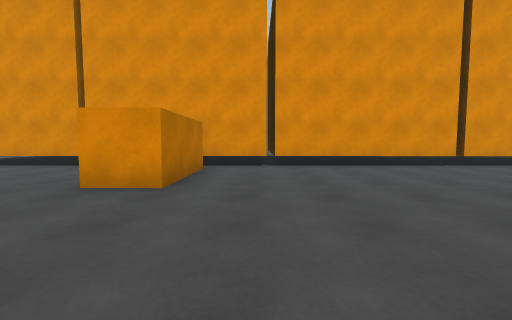
view 1 (above)

24 first-person views from a walk through a scene from a Unity 3-D project. The camera is 1.2 m above the floor, tilts 4° down and sees 90° across. Doors are open. The floor is counted in squares, 2 m on a side. Each view is taken from the middle of a square. On the plan, view 1 faces up. The plan holds only what a view shows up to about 9 squares ahead; the rest is blank. The place goes on beyond the plan. The player character is not drawn.

view 2
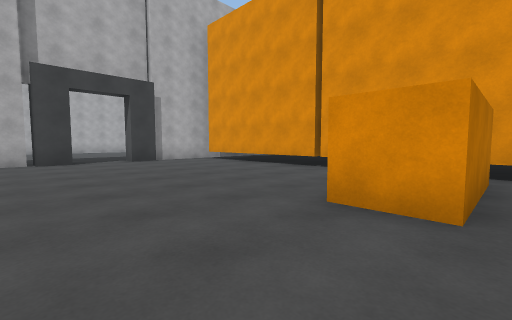

view 3
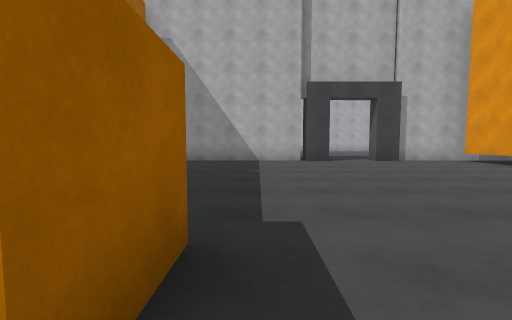

view 4
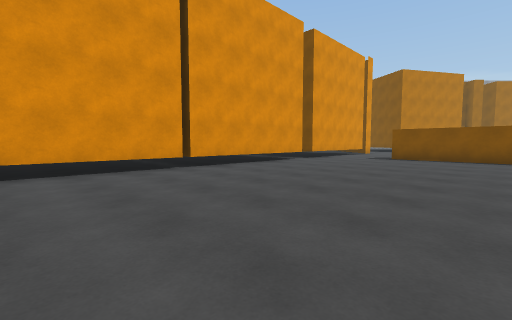

view 5
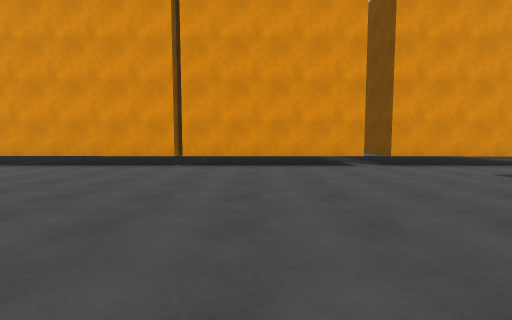

view 6
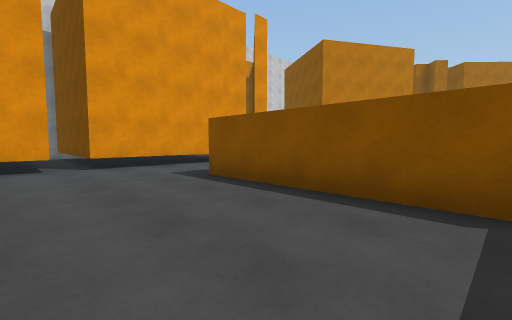

view 7
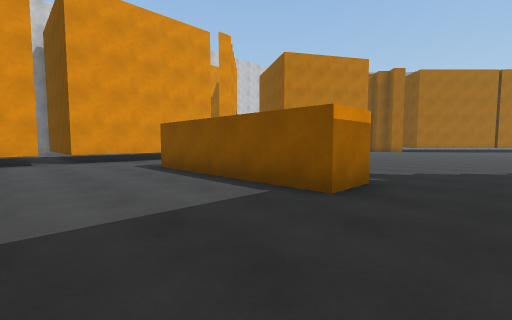

view 8
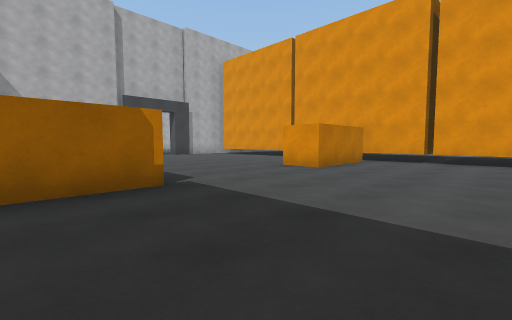

view 9
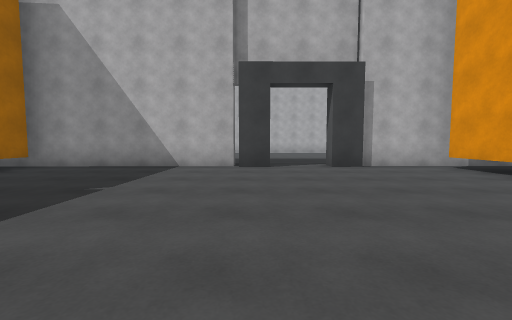

view 10
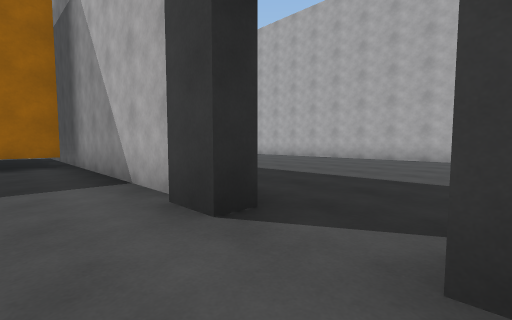

view 11
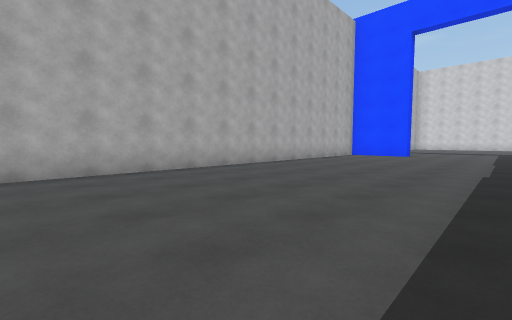

view 12
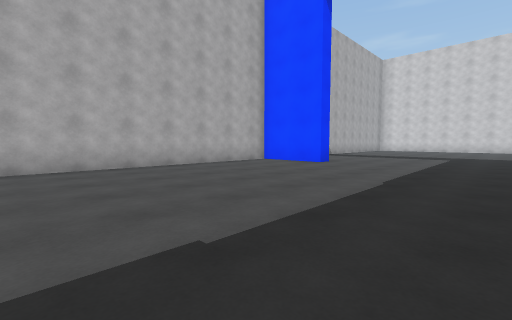

view 13
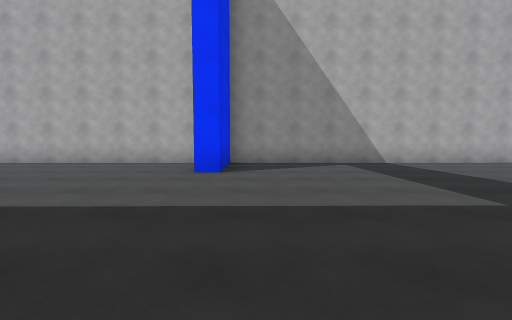

view 14
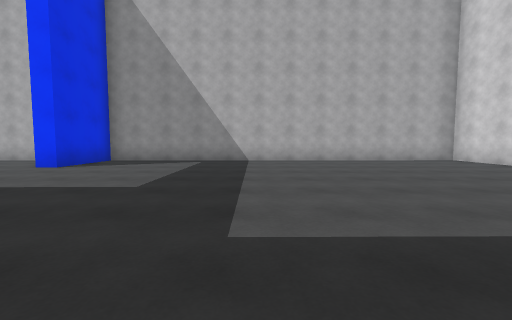

view 15
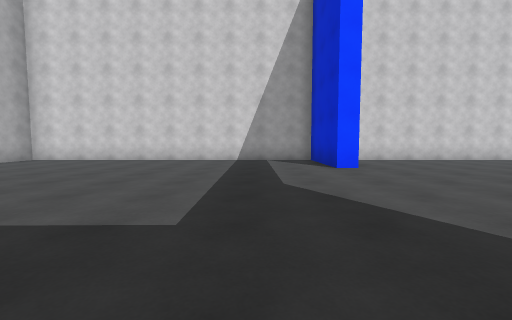

view 16
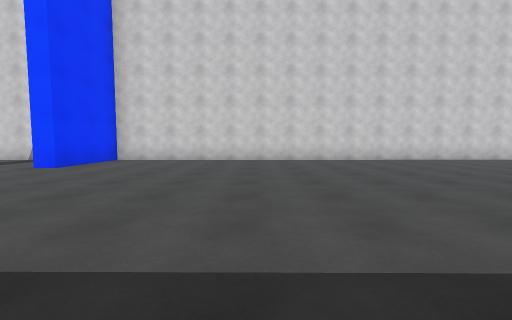

view 17
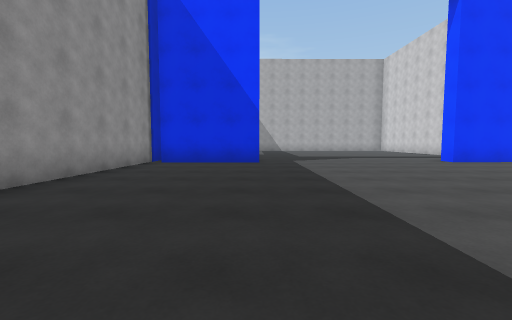

view 18
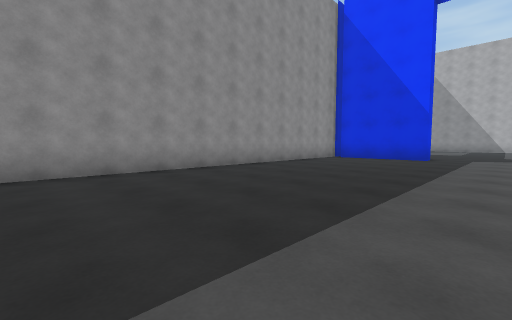

view 19
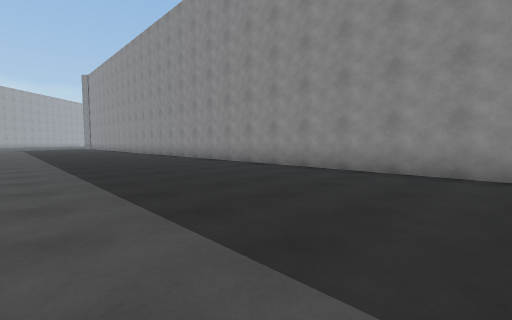

view 20
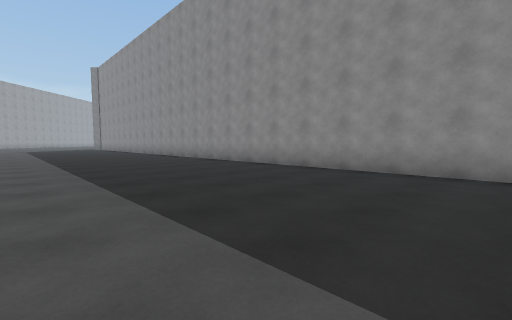

view 21
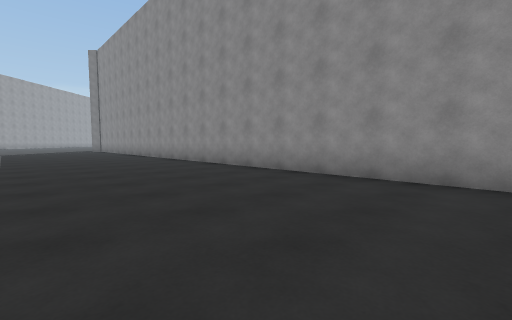

view 22
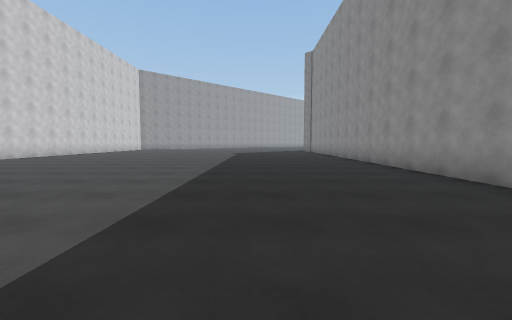

view 23
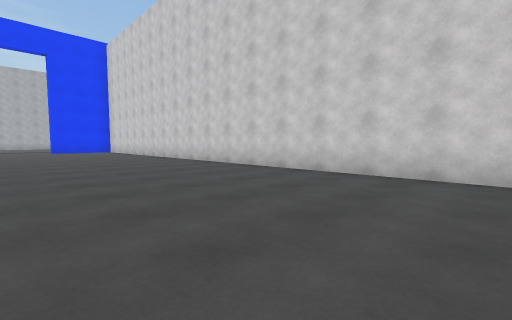

view 24
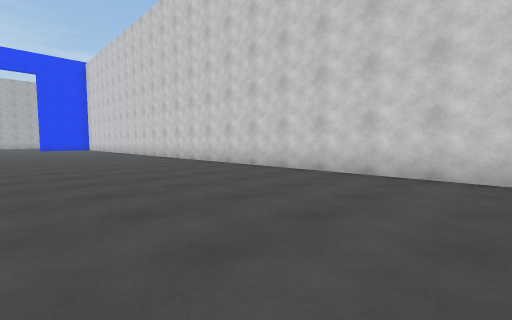

### Floor plan
Points are (right, up) in squares from view 1. A wall is a line through its corners. A room is listed if a view was taken in it or the views show most of it. See-through windows are left out.
Room 1 (views 1, 2, 3, 4, 5, 6, 7, 8, 9, 10)
walls: (-2.6, -0.4) (-1.4, -0.4) (-1.4, -2); (-1.4, 5.8) (-1.4, 3.3) (-2.3, 3.3); (0.3, 7.6) (0.3, 6.3); (5.2, 6.3) (5.2, 6.8); (5, 7.1) (5, 6.3); (-4, 6.4) (-8.9, 6.5); (9.7, 6.3) (-1.5, 6.4); (-9.2, 2.3) (-9.2, 1.5); (-9.4, 1.5) (-9.3, -2.6); (-9.2, 4.6) (-9.2, 3.8); (11.7, -0.5) (11.8, 4); (11.6, 6.3) (10.4, 6.3) (10.4, 10.9); (-9.4, 8.5) (-9.4, 4.6); (10.6, 11.2) (10.1, 11.2)
ways out: opening at (-10, 3) to room 2; opening at (12, -1.5); opening at (12.5, 5.5)
Room 2 (views 11, 12, 13, 14, 15, 16, 17, 18, 19, 20, 21, 22, 23, 24)
walls: (-8.1, 15.1) (-7.6, 15.1) (-7.6, 12.1); (-8.6, 11.8) (18.1, 11.6); (-9.2, 3.8) (-9.8, 3.8); (-9.8, 2.3) (-9.2, 2.3); (-17.3, 11.6) (-17.2, -0.1); (14.1, 23.8) (-7.7, 23.6) (-7.6, 20.9) (-8.1, 20.9) (-8.1, 23.6) (-17.4, 23.5) (-17.3, 12.3) (-15, 12.3) (-15, 11.8) (-17.1, 11.8)
ways out: opening at (-10, 3) to room 1

Where each view was taken, in squares from view 1:
view 1: 0 up, 0 right, facing up
view 2: 1 up, 1 left, facing up-left
view 3: 0 up, 1 left, facing left
view 4: 1 up, 2 right, facing up-right
view 5: 0 up, 7 right, facing up
view 6: 0 up, 9 right, facing up-right
view 7: 2 down, 9 right, facing up-right
view 8: 2 down, 2 right, facing up-left
view 9: 2 up, 3 left, facing left
view 10: 4 up, 8 left, facing down-left
view 11: 0 up, 12 left, facing up-left
view 12: 5 up, 11 left, facing up-left
view 13: 13 up, 10 left, facing left
view 14: 17 up, 9 left, facing left
view 15: 15 up, 10 left, facing up
view 16: 15 up, 3 left, facing up
view 17: 15 up, 0 right, facing left
view 18: 17 up, 2 right, facing down-left
view 19: 17 up, 0 right, facing down-right
view 20: 17 up, 3 right, facing down-right
view 21: 16 up, 7 right, facing down-right
view 22: 15 up, 9 right, facing right
view 23: 19 up, 9 right, facing up-left
view 24: 19 up, 14 right, facing up-left
